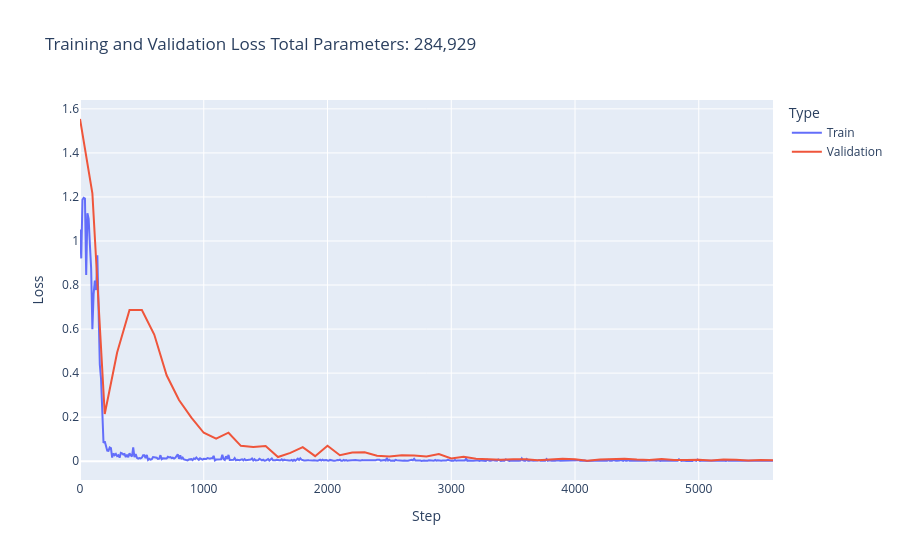

Write notebook code for a chart like this one.
### Code cell
fig,df = create_loss_plot(train_hist, val_hist, steps_hist, total_learnable_params)
fig.show()

### Figure 1 — Plotly figure (JSON) as saved in the notebook; plotly's stock layout.template omitted (floating-point values rounded to 4 significant figures; data arrays with more than 128 entries replaced by an {"elided": "..."} marker saying what was removed)
{"data": [{"hovertemplate": "Type=Train<br>Step=%{x}<br>Loss=%{y}<extra></extra>", "legendgroup": "Train", "line": {"color": "#636efa", "dash": "solid"}, "marker": {"symbol": "circle"}, "mode": "lines", "name": "Train", "orientation": "v", "showlegend": true, "type": "scatter", "x": {"elided": "561 int values"}, "xaxis": "x", "y": {"elided": "561 float values"}, "yaxis": "y"}, {"hovertemplate": "Type=Validation<br>Step=%{x}<br>Loss=%{y}<extra></extra>", "legendgroup": "Validation", "line": {"color": "#EF553B", "dash": "solid"}, "marker": {"symbol": "circle"}, "mode": "lines", "name": "Validation", "orientation": "v", "showlegend": true, "type": "scatter", "x": [0, 100, 200, 300, 400, 500, 600, 700, 800, 900, 1000, 1100, 1200, 1300, 1400, 1500, 1600, 1700, 1800, 1900, 2000, 2100, 2200, 2300, 2400, 2500, 2600, 2700, 2800, 2900, 3000, 3100, 3200, 3300, 3400, 3500, 3600, 3700, 3800, 3900, 4000, 4100, 4200, 4300, 4400, 4500, 4600, 4700, 4800, 4900, 5000, 5100, 5200, 5300, 5400, 5500, 5600], "xaxis": "x", "y": [1.554, 1.217, 0.2144, 0.4933, 0.6869, 0.6865, 0.5752, 0.3903, 0.2782, 0.1977, 0.1292, 0.1023, 0.1295, 0.06979, 0.06419, 0.06916, 0.01888, 0.03774, 0.06388, 0.02294, 0.07054, 0.02716, 0.03948, 0.04028, 0.02526, 0.02094, 0.02699, 0.02626, 0.02105, 0.03295, 0.01277, 0.01965, 0.01117, 0.009961, 0.00618, 0.008794, 0.009266, 0.00383, 0.00681, 0.01138, 0.009126, 0.00245, 0.008177, 0.009225, 0.01135, 0.007835, 0.005637, 0.01036, 0.005199, 0.005059, 0.006385, 0.003046, 0.007686, 0.006435, 0.003175, 0.006019, 0.004066], "yaxis": "y"}], "layout": {"legend": {"title": {"text": "Type"}, "tracegroupgap": 0}, "title": {"text": "Training and Validation Loss\nTotal Parameters: 284,929"}, "xaxis": {"anchor": "y", "domain": [0, 1], "title": {"text": "Step"}}, "yaxis": {"anchor": "x", "domain": [0, 1], "title": {"text": "Loss"}}}}
